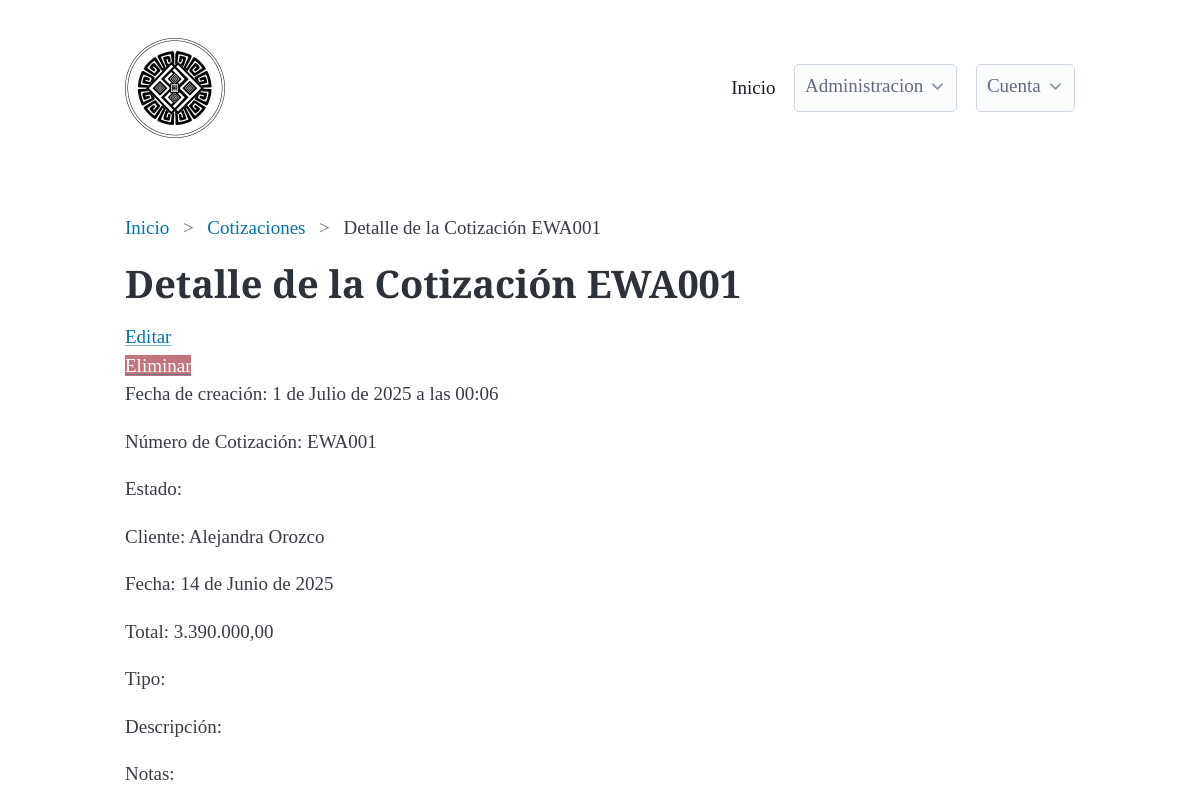
Screenshot of /quotes/detail/1/ (signed in) with the database file from the repository.
### quotes/models.py (models this page shows, shortened)
class Quote(models.Model):
    def generate_quote_number():
        last_quote = Quote.objects.all().aggregate(Max('id'))['id__max']
        next_number = 1 if last_quote is None else last_quote + 1
        return f'EWA{next_number:03d}'
    created_at = models.DateTimeField(auto_now_add=True, null=True, blank=True)
    quote_number = models.CharField(
        max_length=100,
        unique=True,
        default=generate_quote_number,
    )
    quote_quantity = models.IntegerField(null=True, blank=True)
    QUOTE_PRODUCT_TYPE_CHOICES = [
        ('Anillo de Compromiso', 'Anillo de Compromiso'),
        ('Anillo de Matrimonio', 'Anillo de Matrimonio'),
        ('A medida', 'A medida'),
        ('Otro', 'Otro'),
    ]
    quote_product_type = models.CharField(max_length=100, null=False, blank=False, choices=QUOTE_PRODUCT_TYPE_CHOICES)
    quote_date = models.DateField(null=False, blank=False, default=timezone.now)
    quote_value = models.DecimalField(max_digits=10, decimal_places=2, null=True, blank=True)
    quote_total = models.DecimalField(max_digits=10, decimal_places=2, null=True, blank=True)
    quote_description = models.TextField(null=True, blank=True)
    quote_additional_notes = models.TextField(null=True, blank=True)
    client = models.ForeignKey(Client, on_delete=models.DO_NOTHING, null=True, blank=True)
    quote_discount = models.DecimalField(max_digits=10, decimal_places=2, null=True, blank=True)
    quote_discount_description = models.CharField(max_length=100, null=True, blank=True)

### clients/models.py (models this page shows, shortened)
class Client(models.Model):
    created_at = models.DateTimeField(auto_now_add=True, null=True, blank=True)
    name = models.CharField(max_length=100, null=False, blank=False, validators=[MinLengthValidator(3)])
    email = models.EmailField(null=True, blank=True, validators=[EmailValidator])
    phone = models.CharField(max_length=15, null=True, blank=True, validators=[MinLengthValidator(10), RegexValidator(r'^\d{10}$')])
    address = models.TextField(max_length=255, null=True, blank=True)
    DOCUMENT_TYPE_CHOICES = [
        ('CC', 'Cédula de Ciudadanía'),
        ('TI', 'Tarjeta de Identidad'),
        ('CE', 'Cédula de Extranjería'),
        ('NIT', 'Número de Identificación Tributaria'),
        ('PAS', 'Pasaporte'),
    ]
    document_type = models.CharField(max_length=100, null=True, blank=True, choices=DOCUMENT_TYPE_CHOICES)
    document_number = models.CharField(max_length=100, null=True, blank=True, validators=[RegexValidator(r'^\d{10}$')])

### quotes/views.py (the view)
# urls.py: path('detail/<int:pk>/', QuoteDetailView.as_view(), name='quotes_detail'),
class QuoteDetailView(DetailView):
    model = Quote
    template_name = 'quotes/quotes_detail.html'
    context_object_name = 'quote'

### quotes/templates/quotes/quotes_detail.html (shortened to what this page needs)
{% extends 'base.html' %}
{% block breadcrumb %}
<nav aria-label="breadcrumb">
    <ul>
       <li><a href="{% url 'dashboard:dashboard' %}">Inicio</a></li>
       <li><a href="{% url 'quotes:quotes_list' %}">Cotizaciones</a></li>
       <li>Detalle de la Cotización {{ quote.quote_number }}</li>
    </ul>
  </nav>
{% endblock %}
{% block content %}
<h1>Detalle de la Cotización {{ quote.quote_number }}</h1>
<div class="row">
    <div class="col-md-6">
        <a href="{% url 'quotes:quotes_update' quote.id %}" class="btn btn-primary">Editar</a>
    </div>
    <div class="col-md-6">
        <a href="{% url 'quotes:quotes_delete' quote.id %}" class="btn btn-danger">Eliminar</a>
    </div>
</div>
<p>Fecha de creación: {{ quote.created_at }}</p>
<p>Número de Cotización: {{ quote.quote_number }}</p>
<p>Estado: {{ quote.quote_status }}</p>
<p>Cliente: {{ quote.client.name }}</p>
<p>Fecha: {{ quote.quote_date }}</p>
<p>Total: {{ quote.quote_total }}</p>
<p>Tipo: {{ quote.quote_type }}</p>
<p>Descripción: {{ quote.description }}</p>
<p>Notas: {{ quote.observation }}</p>
{% endblock %}

### static/css/style.css (style rules this page uses)
:root { font-family: 'Cormorant', serif; }
h1 { font-size: 2rem; font-weight: 700; font-family: 'Cormorant', serif; }
.btn-danger { background-color: #c2757c; color: white; border: none; }

### rows the page displays
Quote: quote_number "EWA001", created_at "1 de Julio de 2025 a las 00:06", client.name "Alejandra Orozco", quote_date "14 de Junio de 2025", quote_total "3.390.000,00"
